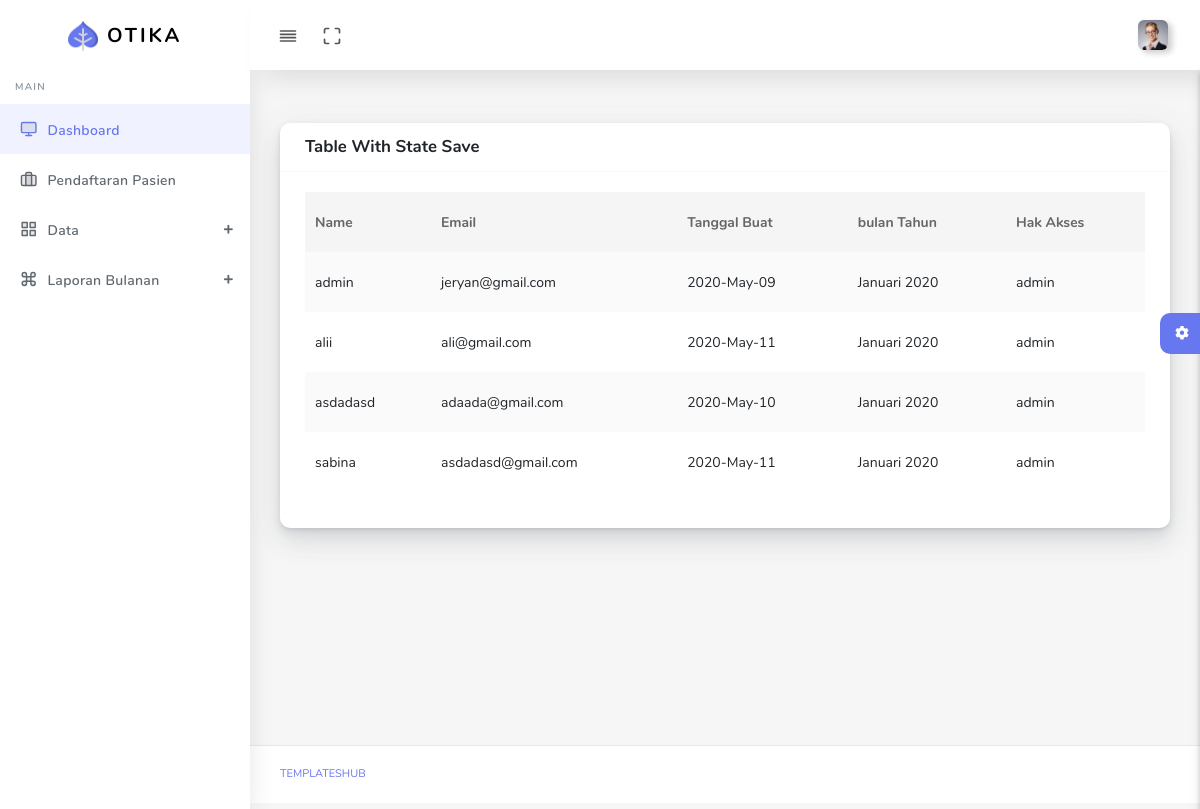
The app's page /petugas/data_admin.php (signed in) with its own data.
### tables this page shows
CREATE TABLE `user` (
  `id` int(11) NOT NULL,
  `nama` varchar(50) NOT NULL,
  `email` varchar(50) NOT NULL,
  `password` varchar(255) NOT NULL,
  `created_add` varchar(100) NOT NULL,
  `bulan` varchar(20) NOT NULL,
  `tahun` varchar(100) NOT NULL,
  `hak_akses` varchar(233) NOT NULL
);

### petugas/data_admin.php (the view, shortened to what this page needs)
<?php
include 'layout/header.php';
include 'layout/nav.php';
include 'layout/sidebar.php';
include '../koneksi/koneksi.php';
$query = $conn->query("SELECT * FROM user");
 ?>
      <div class="main-content">
        <section class="section">
          <div class="section-body">
            <div class="row">
              <div class="col-12">
                <div class="card">
                  <div class="card-header">
                    <h4>Table With State Save</h4>
                  </div>
                  <div class="card-body">
                    <div class="table-responsive">
                      <table class="table table-striped table-hover" id="save-stage" style="width:100%;">
                        <thead>
                          <tr>
                            <th>Name</th>
                            <th>Email</th>
                            <th>Tanggal Buat</th>
                            <th>bulan Tahun</th>
                            <th>Hak Akses</th>
                          </tr>
                        </thead>
                        <tbody>
                          <?php while ($d = mysqli_fetch_array($query)) : ?>
                          <tr>
                            <td><?= $d['nama'] ?></td>
                            <td><?= $d['email'] ?></td>
                            <td><?= $d['created_add'] ?></td>
                            <td><?= $d['bulan'] ?> <?= $d['tahun'] ?></td>
                            <td><?= $d['hak_akses'] ?></td>
                          </tr>
                        <?php endwhile ?>
                        </tbody>
                      </table>
                    </div>
                  </div>
                </div>
              </div>
            </div>
          </div>
        </section>
        <div class="settingSidebar">
          <a href="javascript:void(0)" class="settingPanelToggle"> <i class="fa fa-spin fa-cog"></i>
          </a>
        </div>
      </div>
      <footer class="main-footer">
        <div class="footer-left">
          <a href="templateshub.net">Templateshub</a></a>
        </div>
      </footer>
    </div>
  </div>
</body>
</html>

### petugas/layout/header.php (shortened to what this page needs)
<!DOCTYPE html>
<html lang="en">
<head>
  <link rel="stylesheet" type="text/css" href="../assets/node_modules/izitoast/dist/css/iziToast.min.css">
  <link rel="stylesheet" href="../petugas/assets/bundles/datatables/datatables.min.css">
  <link rel="stylesheet" href="../petugas/lassets/bundles/datatables/DataTables-1.10.16/css/dataTables.bootstrap4.min.css">
  <link rel="stylesheet" href="../petugas/assets/css/app.min.css">
  <link rel="stylesheet" href="../petugas/assets/css/style.css">
  <link rel="stylesheet" href="../petugas/assets/css/components.css">
  <link rel="stylesheet" href="../petugas/assets/css/custom.css">
  <link rel="stylesheet" type="text/css" href="https://cdnjs.cloudflare.com/ajax/libs/toastr.js/latest/css/toastr.min.css">
  <link rel="stylesheet" type="text/css" href="https://cdn.datatables.net/1.10.21/css/jquery.dataTables.css">
</head>
<body>

### petugas/layout/nav.php (shortened to what this page needs)
<div id="app">
  <div class="main-wrapper main-wrapper-1">
    <div class="navbar-bg"></div>
    <nav class="navbar navbar-expand-lg main-navbar sticky">
      <div class="form-inline mr-auto">
        <ul class="navbar-nav mr-3">
          <li><a href="#" data-toggle="sidebar" class="nav-link nav-link-lg
							collapse-btn"> <i data-feather="align-justify"></i></a></li>
          <li><a href="#" class="nav-link nav-link-lg fullscreen-btn">
              <i data-feather="maximize"></i>
            </a></li>
        </ul>
      </div>
      <ul class="navbar-nav navbar-right">
        <li class="dropdown"><a href="#" data-toggle="dropdown"
            class="nav-link dropdown-toggle nav-link-lg nav-link-user"> <img alt="image" src="assets/img/user.png"
              class="user-img-radious-style"> <span class="d-sm-none d-lg-inline-block"></span></a>
        </li>
      </ul>
    </nav>

### petugas/layout/sidebar.php (shortened to what this page needs)
<div class="main-sidebar sidebar-style-2">
       <aside id="sidebar-wrapper">
         <div class="sidebar-brand">
           <a href="index.html"> <img alt="image" src="assets/img/logo.png" class="header-logo" /> <span
               class="logo-name">Otika</span>
           </a>
         </div>
         <ul class="sidebar-menu">
           <li class="menu-header">Main</li>
           <li class="dropdown active">
             <a href="index.php" class="nav-link"><i data-feather="monitor"></i><span>Dashboard</span></a>
           </li>
           <li class="">
             <a href="input_pasien.php" class="nav-link "><i
                 data-feather="briefcase"></i><span> Pendaftaran Pasien</span></a>
           </li>
            <li class="dropdown">
             <a href="#" class="menu-toggle nav-link has-dropdown"><i data-feather="grid"></i><span>Data</span></a>
           </li>
           <li class="dropdown">
             <a href="#" class="menu-toggle nav-link has-dropdown"><i data-feather="command"></i><span>Laporan Bulanan</span></a>
           </li>
             </ul>
       </aside>
     </div>

### records on screen
user: nama "admin", email "jeryan@gmail.com", created_add "2020-May-09", bulan "Januari", tahun "2020", hak_akses "admin"
user: nama "alii", email "ali@gmail.com", created_add "2020-May-11", bulan "Januari", tahun "2020", hak_akses "admin"
user: nama "asdadasd", email "adaada@gmail.com", created_add "2020-May-10", bulan "Januari", tahun "2020", hak_akses "admin"
user: nama "sabina", email "asdadasd@gmail.com", created_add "2020-May-11", bulan "Januari", tahun "2020", hak_akses "admin"
